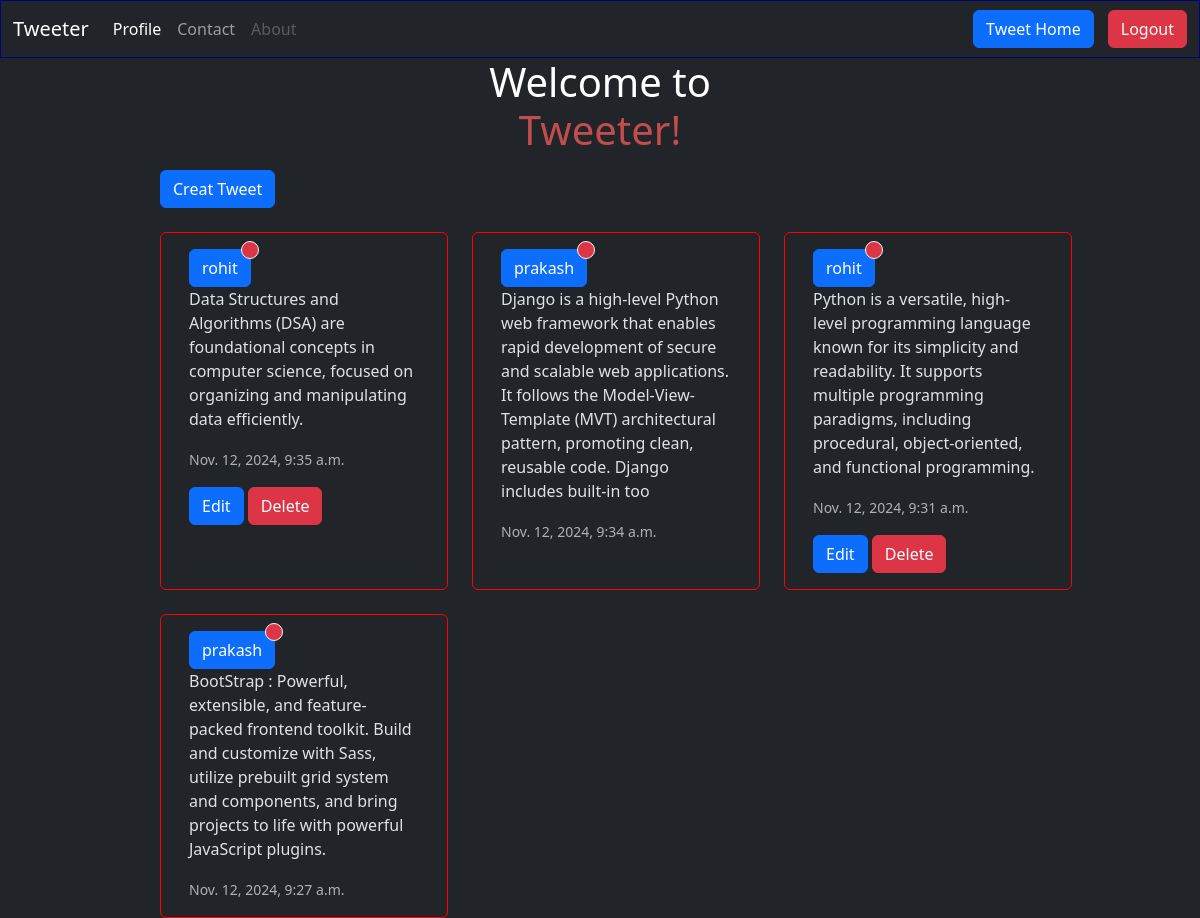
Screenshot of /coder/ (signed in) with the database file from the repository.
### coder/models.py (models this page shows, shortened)
class Tweet(models.Model):
    user=models.ForeignKey(User,on_delete=models.CASCADE)
    text=models.TextField(max_length=240)
    photo=models.ImageField(upload_to='photos/',null=True,blank=True)
    created_at=models.DateTimeField(auto_now_add=True)
    Updated_at=models.DateTimeField(auto_now=True)

### coder/views.py (the view)
# urls.py: path('', views.tweet_list,name='tweet_list'),
def tweet_list(request):
    tweets=Tweet.objects.all().order_by('-created_at')
    recent_threshold = timezone.now() - timedelta(days=1)
    for tweet in tweets:
        tweet.is_recent = tweet.created_at >= recent_threshold
    return render(request, 'tweet_list.html', {'tweets': tweets})

### coder/templates/tweet_list.html (shortened to what this page needs)
{% extends "layout.html" %}
{% load static %}
{% block content %}
<a class="btn btn-primary mb-4" href="{% url 'tweet_create' %}" role="button" style="margin-left: 160px;;">Creat Tweet</a>
<div class="conainer row gap-4" style="margin-left:160px;">
  {% for tweet in tweets %}
  <div class="card" style="width: 18rem; border: 1px solid red;">
    <div class="card-body">
      <button type="button" class="btn btn-primary position-relative">
        {{ tweet.user.username }}
        <span class="position-absolute top-0 start-100 translate-middle p-2
                     border border-light rounded-circle
                     {% if tweet.is_recent %}bg-success{% else %}bg-danger{% endif %}">
        </span>
    </button>
      <p class="card-text" >{{tweet.text}}</p>
      <p class="card-text"><small class="text-body-secondary">{{tweet.created_at}}</small></p>
      {% if tweet.user == user %}
      <a class="btn btn-primary" href="{% url 'tweet_edit' tweet.id%}" role="button">Edit</a>
      <a class="btn btn-danger" href="{% url 'tweet_delete' tweet.id%}" role="button">Delete</a>
      {% endif %}
    </div>
  </div>
  {% endfor %}
  </div>
  {% endblock %}

### rows the page displays
Tweet: user.username "rohit", text "Data Structures and Algorithms (DSA) are foundational concepts in computer science, focused on organizing and manipulating data efficiently.", created_at "Nov. 12, 2024, 9:35 a.m.", shows "Edit"
Tweet: user.username "prakash", text "Django is a high-level Python web framework that enables rapid development of secure and scalable web applications. It follows the Model-View-Template (MVT) architectural pattern, promoting clean, reusable code. Django includes built-in too", created_at "Nov. 12, 2024, 9:34 a.m."
Tweet: user.username "rohit", text "Python is a versatile, high-level programming language known for its simplicity and readability. It supports multiple programming paradigms, including procedural, object-oriented, and functional programming.", created_at "Nov. 12, 2024, 9:31 a.m.", shows "Edit"
Tweet: user.username "prakash", text "BootStrap : Powerful, extensible, and feature-packed frontend toolkit. Build and customize with Sass, utilize prebuilt grid system and components, and bring projects to life with powerful JavaScript plugins.", created_at "Nov. 12, 2024, 9:27 a.m."
